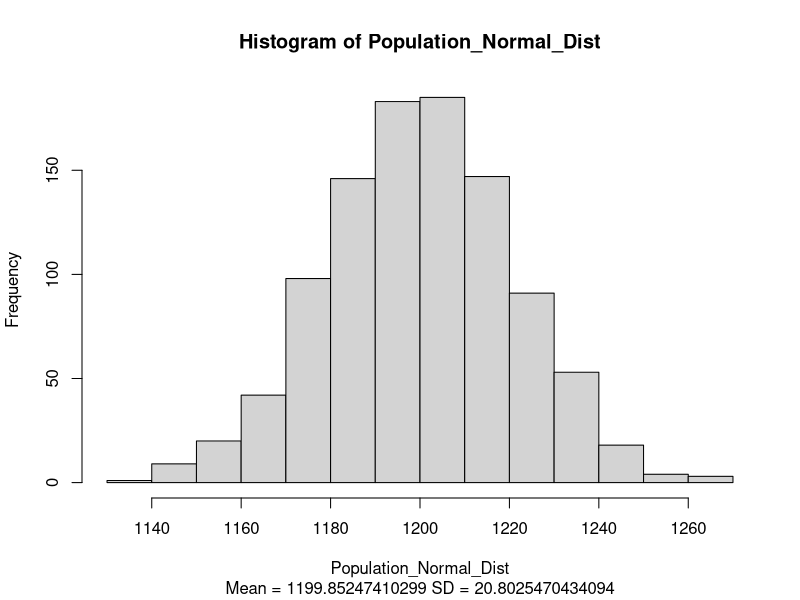
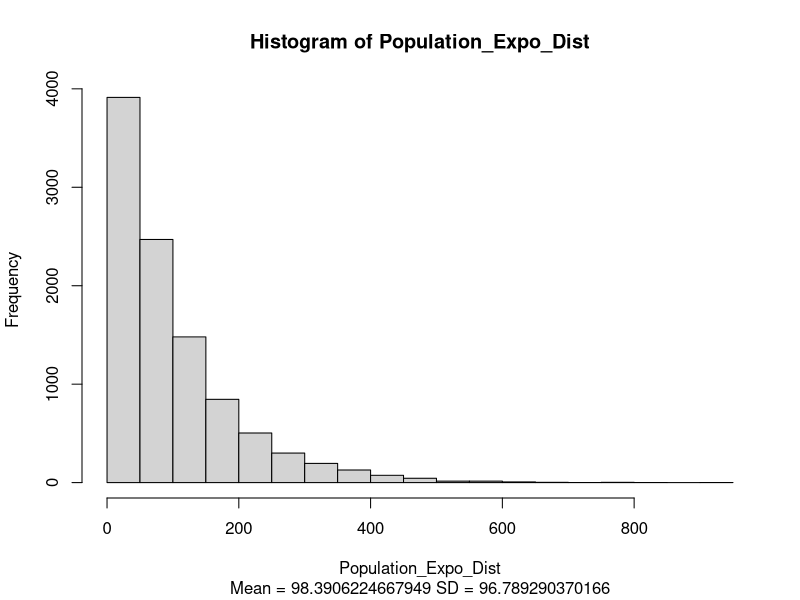
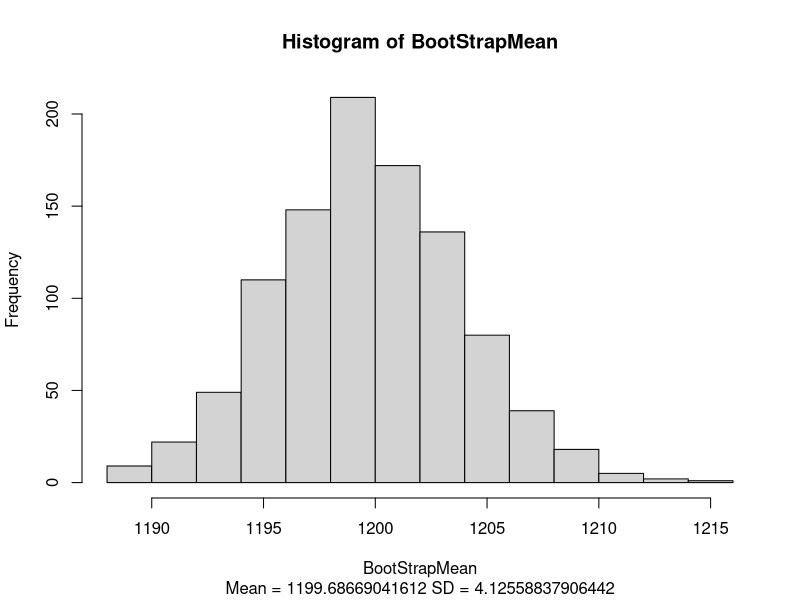
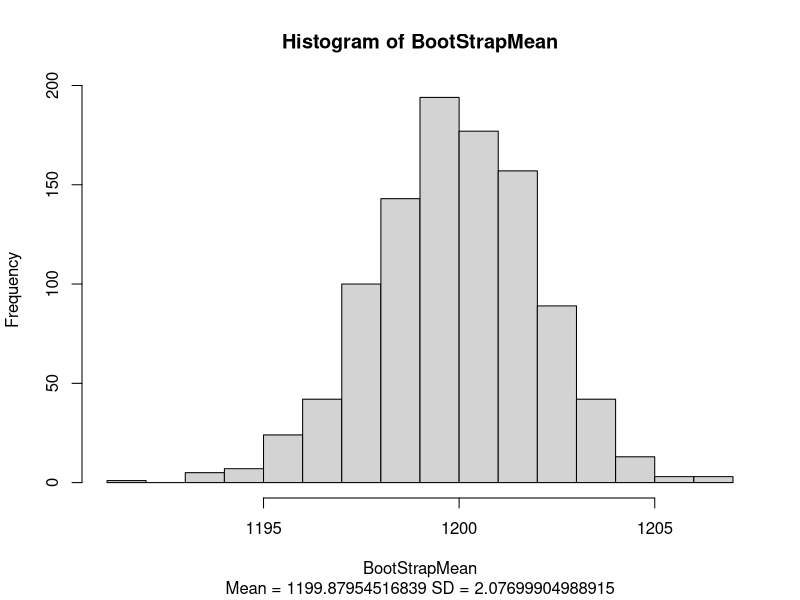
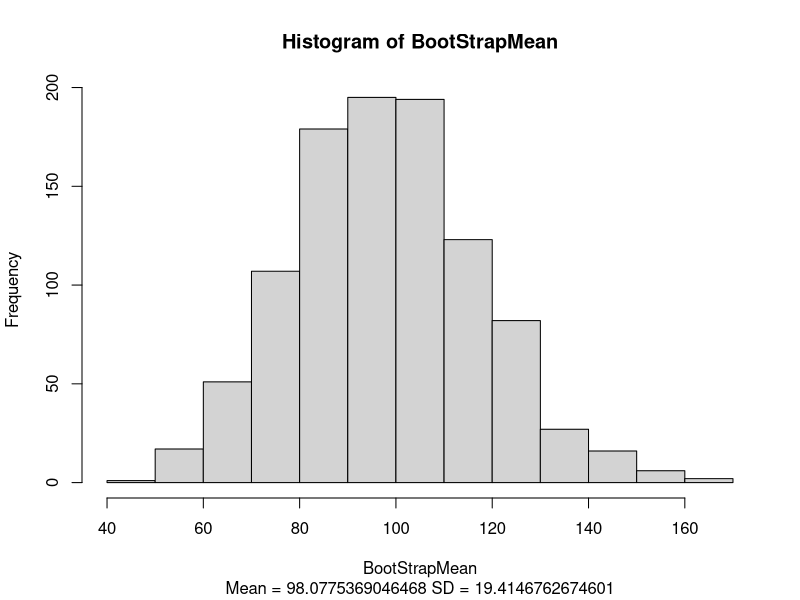
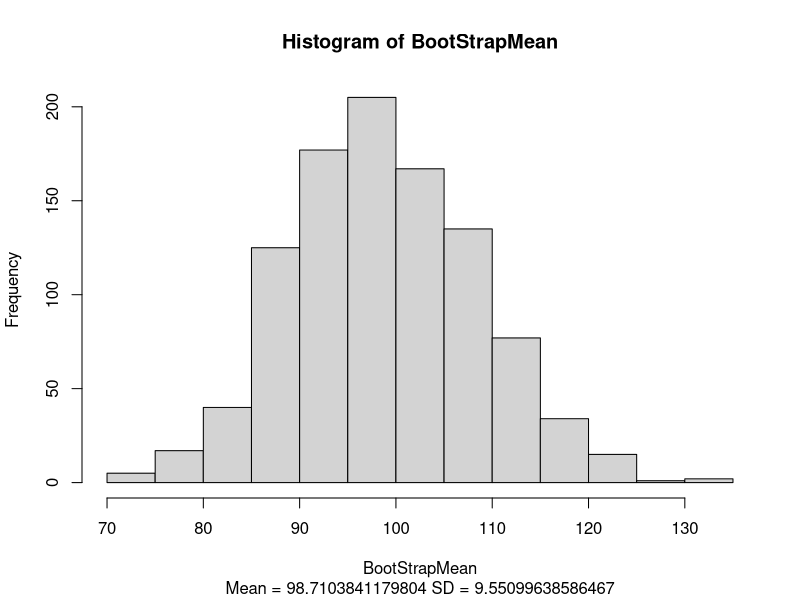

Generate these figures, in order, with R:
## ---- chunk 1
knitr::opts_chunk$set(echo = TRUE)
## ---- chunk 2
BootStrapFunction <- function(distribution, SampleSize, NumberofSamples){
BootStrapMean <- numeric(NumberofSamples)
for(i in 1:NumberofSamples){
bootstrapsample <- sample(distribution, size = SampleSize, replace = TRUE)
BootStrapMean[i] <- mean(bootstrapsample)
}
hist(BootStrapMean, sub=paste("Mean =",mean(BootStrapMean),"SD =",sd(BootStrapMean)))
}
## ---- chunk 3
Population_Normal_Dist <- rnorm (1000, 1200, 20) #My first population is normally distributed with a mean of 1200 and a sd of 20
hist(Population_Normal_Dist, sub=paste("Mean =",mean(Population_Normal_Dist),"SD =",sd(Population_Normal_Dist)))
Population_Expo_Dist <- rexp(10000, 0.01) #My second population is exponentially distributed with a rate of 0.01
hist(Population_Expo_Dist, sub=paste("Mean =",mean(Population_Expo_Dist),"SD =",sd(Population_Expo_Dist)))
## ---- chunk 4
BootStrapFunction(Population_Normal_Dist, 25, 1000)
## ---- chunk 5
BootStrapFunction(Population_Normal_Dist, 100, 1000)
## ---- chunk 6
BootStrapFunction(Population_Expo_Dist, 25, 1000)
## ---- chunk 7
BootStrapFunction(Population_Expo_Dist, 100, 1000)
